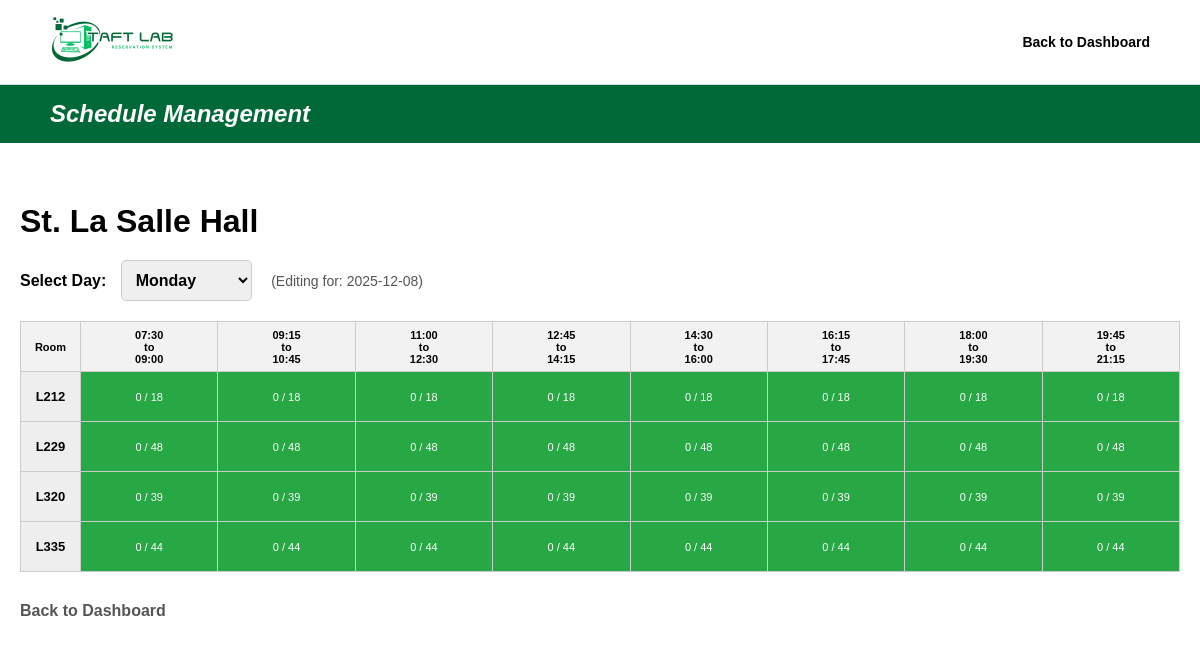
The page /Webpages/edit-schedule.php?id=102 on the database its author committed.
### tables this page shows
CREATE TABLE building(
    building_id INT AUTO_INCREMENT PRIMARY KEY,
    building_code VARCHAR(10) NOT NULL,
    building_name VARCHAR(45) NOT NULL
);

CREATE TABLE laboratory(
    lab_id INT AUTO_INCREMENT PRIMARY KEY,
    building_id INT NOT NULL,
    room_code VARCHAR(10) NOT NULL,
    capacity INT NOT NULL, 
    status ENUM('Active', 'Maintenance', 'Closed') NOT NULL DEFAULT 'Active',
    FOREIGN KEY (building_id) REFERENCES building(building_id) ON DELETE RESTRICT ON UPDATE CASCADE,
    UNIQUE(building_id, room_code)
);

### Webpages/edit-schedule.php (the view, shortened to what this page needs)
<?php
include "db.php";
$building_id = isset($_GET['id']) ? intval($_GET['id']) : 0;
$selected_day = isset($_GET['day']) ? $_GET['day'] : "Monday";
$target_date = date('Y-m-d', strtotime("next $selected_day"));
$sql_building = "SELECT building_name FROM building WHERE building_id = $building_id";
$result_building = $conn->query($sql_building);
$building_name = ($result_building->num_rows > 0) ? $result_building->fetch_assoc()['building_name'] : "Unknown Building";
$sql_rooms = "SELECT lab_id, room_code, capacity FROM laboratory WHERE building_id = $building_id ORDER BY room_code";
$result_rooms = $conn->query($sql_rooms);
$time_slots = [
    ["07:30:00", "09:00:00"], ["09:15", "10:45:00"], ["11:00:00", "12:30:00"],
    ["12:45:00", "14:15:00"], ["14:30:00", "16:00:00"], ["16:15:00", "17:45:00"],
    ["18:00:00", "19:30:00"], ["19:45:00", "21:15:00"]
];
$days_of_week = ["Monday", "Tuesday", "Wednesday", "Thursday", "Friday", "Saturday"];
?>
<!DOCTYPE html>
<html lang="en">
<head>
    <link rel="stylesheet" href="scheduleManagement.css">
</head>
<body>
    <header>
        <div class="logo"><img src="images/taftlab-logo.png" alt="Taft Lab Logo"></div>
        <div class="header-right">
            <nav><ul><li><a href="scheduleManagement.php">Back to Dashboard</a></li></ul></nav>
        </div>
    </header>
    <div class="title-bar"><h1>Schedule Management</h1></div>
    <div class="edit-container">
        <h2 class="building-title"><?php echo $building_name; ?></h2>
        <div class="day-selector">
            <label for="daySelect" style="font-weight:bold; margin-right:10px;">Select Day:</label>
            <select id="daySelect" onchange="changeDay(this.value)">
                <?php foreach($days_of_week as $day): ?>
                    <option value="<?php echo $day; ?>" <?php if($selected_day == $day) echo 'selected'; ?>>
                        <?php echo $day; ?>
                    </option>
                <?php endforeach; ?>
            </select>
            <span style="margin-left: 15px; font-size: 14px; color: #555;">(Editing for: <?php echo $target_date; ?>)</span>
        </div>
        <div id="tableView">
            <table class="schedule-table">
                <thead>
                    <tr>
                        <th>Room</th>
                        <?php foreach ($time_slots as $slot) echo "<th>" . substr($slot[0], 0, 5) . "<br>to<br>" . substr($slot[1], 0, 5) . "</th>"; ?>
                    </tr>
                </thead>
                <tbody>
                    <?php
                    if ($result_rooms->num_rows > 0) {
                        while($row = $result_rooms->fetch_assoc()) {
                            $room = $row['room_code'];
                            $capacity = $row['capacity'];
                            echo "<tr><td>" . $room . "</td>";
                            foreach($time_slots as $slot) {
                                $start = $slot[0]; $end = $slot[1];
                                $status = "Available";
                                $subject = "";
                                $count = 0;
                                $class = "status-available";
                                if ($status == "Unavailable") {
                                    $class = "status-unavailable";
                                    $displayText = $capacity . " / " . $capacity;
                                } elseif ($status == "Class Ongoing") {
                                    $class = "status-ongoing";
                                    $displayText = "Class Ongoing<br>(" . $subject . ")";
                                } else {
                                    $displayText = $count . " / " . $capacity;
                                }
                                echo "<td class='$class'
                                          onclick=\"openEditForm('$room', '$capacity', '$start', '$end', '$status', '$subject', '$count')\">
                                          $displayText
                                      </td>";
                            }
                            echo "</tr>";
                        }
                    }
                    ?>
                </tbody>
            </table>
            <a href="scheduleManagement.php" style="color: #555; text-decoration: none; font-weight: bold;">Back to Dashboard</a>
        </div>
    </div>
</body>
</html>

### Webpages/scheduleManagement.css (style rules this page uses)
* { margin: 0; padding: 0; box-sizing: border-box; font-family: 'Montserrat', sans-serif, Arial; text-decoration: none; list-style: none; }
body { background-color: #ffffff; }
header { display: flex; justify-content: space-between; align-items: center; padding: 15px 50px; background-color: white; border-bottom: 1px solid #ddd; }
.logo img { height: 50px; }
.header-right { display: flex; align-items: center; gap: 20px; }
nav ul { display: flex; gap: 20px; }
nav ul li a { color: black; font-weight: 600; font-size: 14px; }
.title-bar { background-color: #006937; padding: 15px 50px; color: white; margin-bottom: 30px; }
.title-bar h1 { font-size: 24px; font-weight: 700; font-style: italic; }

### Webpages/edit-schedule.php (style rules this page uses)
.edit-container { max-width: 1400px; margin: 40px auto; padding: 20px; }
.building-title { font-size: 2rem; font-weight: 800; margin-bottom: 20px; }
.day-selector { margin-bottom: 20px; }
.day-selector select { padding: 10px; font-size: 16px; border-radius: 5px; border: 1px solid #ccc; font-weight: bold; }
.schedule-table { width: 100%; border-collapse: collapse; margin-bottom: 30px; }
.schedule-table th, .schedule-table td { border: 1px solid #ccc; padding: 5px; text-align: center; font-size: 11px; height: 50px; }
.schedule-table th { background-color: #f2f2f2; font-weight: 700; }
.schedule-table td:first-child { font-weight: 800; background-color: #eee; width: 60px; font-size: 13px; }
.status-available { background-color: #28a745; color: white; cursor: pointer; }

### rows shown on the page
building: building_name "St. La Salle Hall"
laboratory: room_code "L212", capacity "0 / 18"
laboratory: room_code "L229", capacity "0 / 48"
laboratory: room_code "L320", capacity "0 / 39"
laboratory: room_code "L335", capacity "0 / 44"

### other values the page prints
$target_date "2025-12-08"
substr($slot[0], 0, 5) "07:30"
substr($slot[1], 0, 5) "09:00"
substr($slot[0], 0, 5) "09:15"
substr($slot[1], 0, 5) "10:45"
substr($slot[0], 0, 5) "11:00"
substr($slot[1], 0, 5) "12:30"
substr($slot[0], 0, 5) "12:45"
substr($slot[1], 0, 5) "14:15"
substr($slot[0], 0, 5) "14:30"
substr($slot[1], 0, 5) "16:00"
substr($slot[0], 0, 5) "16:15"
substr($slot[1], 0, 5) "17:45"
substr($slot[0], 0, 5) "18:00"
substr($slot[1], 0, 5) "19:30"
